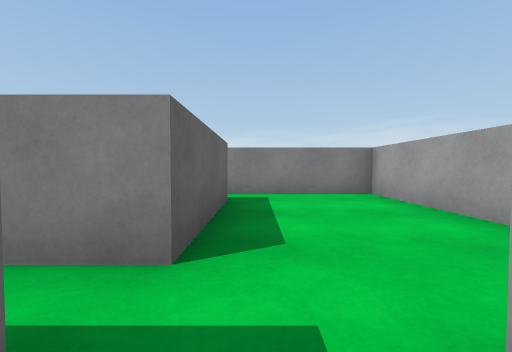
[1] (above)

16 first-person views from a walk through a Unity game level. The camera is 0.58 m above the floor, tilts 2° down and sees 90° across. The floor is counted in squares, 1 m on a side. Each view is taken from the middle of a square. On the plan, view 1 faces up. The plan holds only what a view shows up to about 9 squares ahead; the rest is blank. The player character is not drawn.

[2]
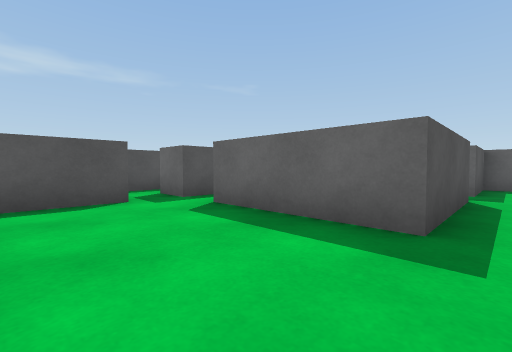

[3]
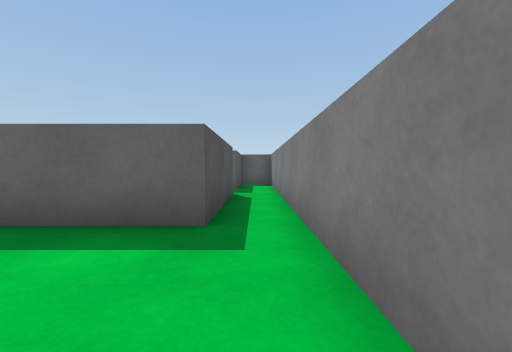

[4]
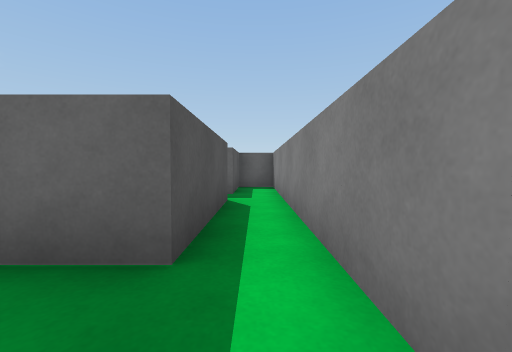

[5]
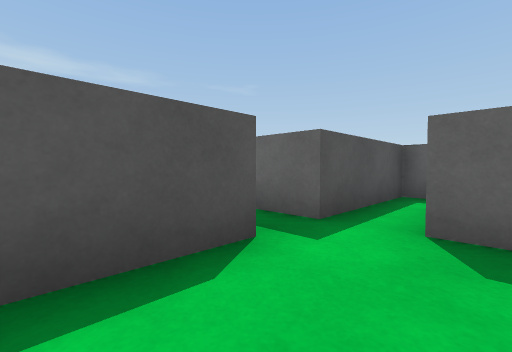

[6]
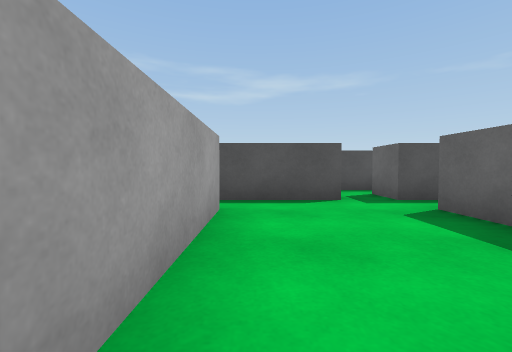

[7]
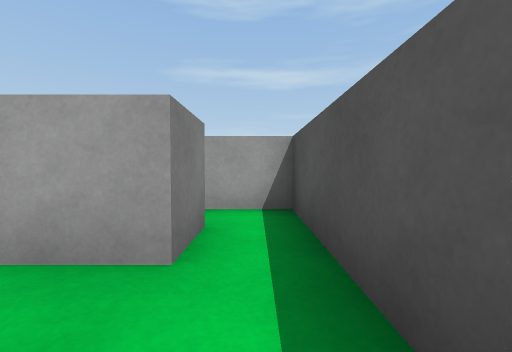

[8]
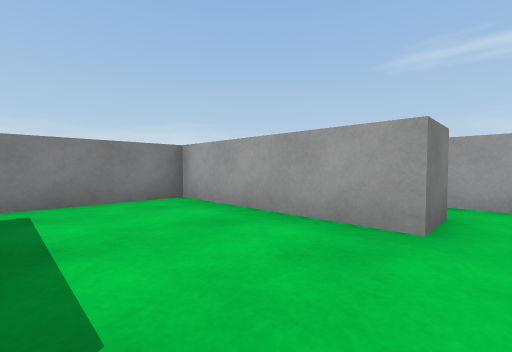

[9]
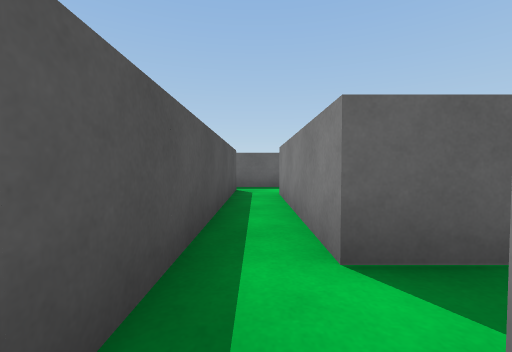

[10]
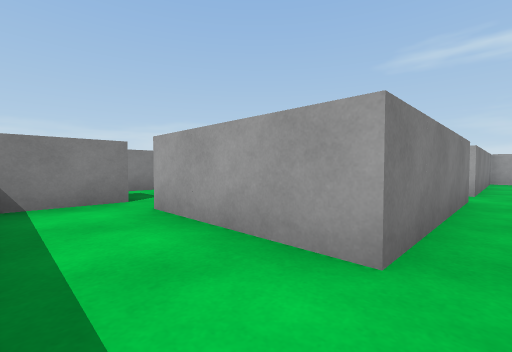

[11]
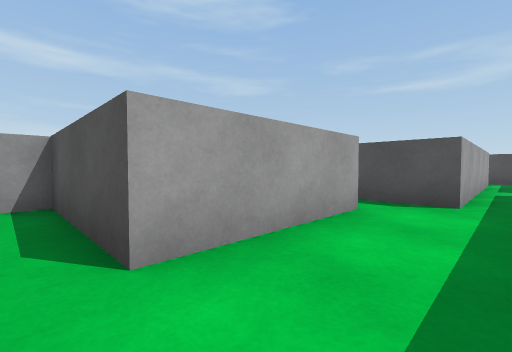

[12]
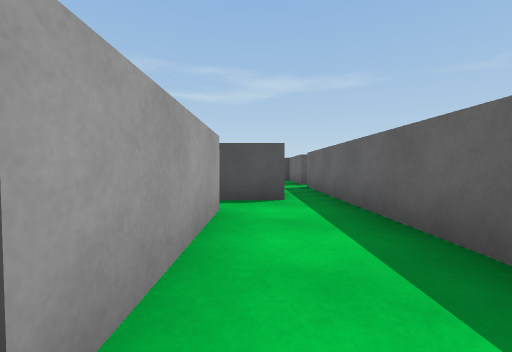

[13]
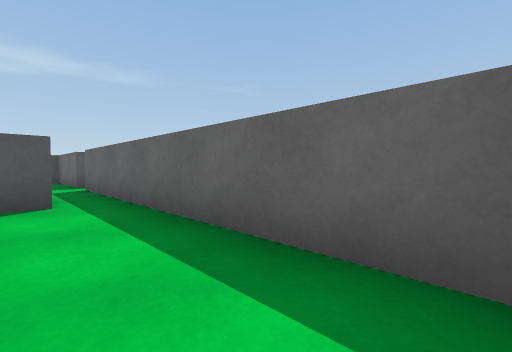

[14]
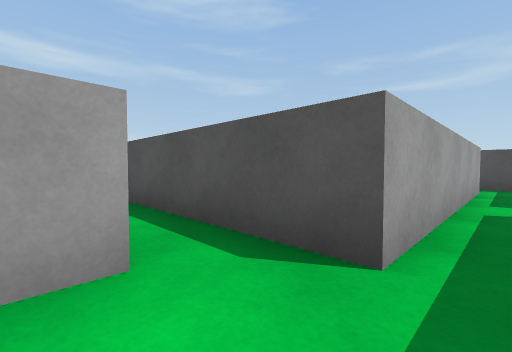

[15]
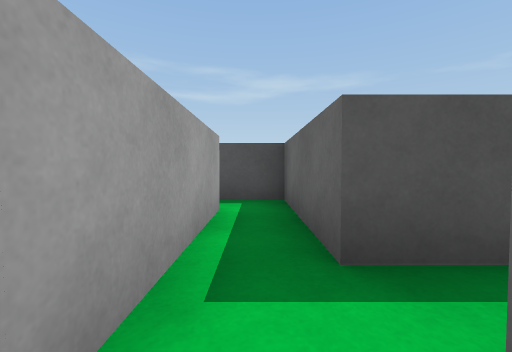

[16]
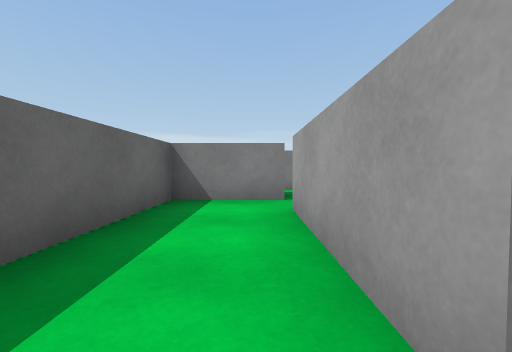

### Floor plan
Points are (right, up) in squares from view 1. A wall is a line through its corners. A room is listed if a view was taken in it or the views show most of it. See-through windows are left out.
Room 1 (views 1, 2, 3, 4, 5, 6, 7, 8)
walls: (2.5, 1.5) (2.5, 5.5) (-6.5, 5.5) (-6.5, 4.5) (-4.5, 4.5); (0.5, -0.5) (0.5, 0.5) (2.5, 0.5); (-3.5, 4.5) (-0.5, 4.5) (-0.5, 1.5) (-1.5, 1.5); (-3.5, 1) (-3.5, 0.5) (-0.5, 0.5) (-0.5, -0.5)
ways out: opening at (-4, 4) to room 2; opening at (0, 0) to room 2; opening at (3, 1)
Room 2 (views 9, 10, 11, 12, 13, 14, 15, 16)
walls: (-0.5, -0.5) (-4.5, -0.5) (-4.5, 2.5) (-1.5, 2.5) (-1.5, 3.1); (-5.5, -4.5) (-5.5, -1.5) (0.6, -1.5); (-4.4, 3.5) (-6.5, 3.5) (-6.5, -4.5); (5.5, -1) (5.5, -0.5) (0.5, -0.5)
ways out: opening at (-4, 4) to room 1; opening at (0, 0) to room 1; opening at (-6, -4)
Room 3 (no view inside)
walls: (-5.5, -7.5) (-5.5, -5.5); (-6.5, -5.5) (-6.5, -8.5) (-5.2, -8.5)
ways out: opening at (-6, -6.5); opening at (-5, -8)

Where each view was taken, in squares from view 1:
view 1: 0 up, 0 right, facing up
view 2: 5 up, 2 right, facing down-left
view 3: 5 up, 2 right, facing left
view 4: 5 up, 1 right, facing left
view 5: 2 up, 2 right, facing down-left
view 6: 5 up, 2 right, facing down
view 7: 1 up, 1 right, facing right
view 8: 1 up, 0 right, facing up-right
view 9: 1 down, 1 right, facing left
view 10: 1 down, 6 left, facing up-right
view 11: 3 up, 6 left, facing down-right
view 12: 3 up, 5 left, facing down
view 13: 3 up, 5 left, facing down-left
view 14: 0 up, 6 left, facing down-right
view 15: 4 down, 6 left, facing down
view 16: 1 down, 5 left, facing up
